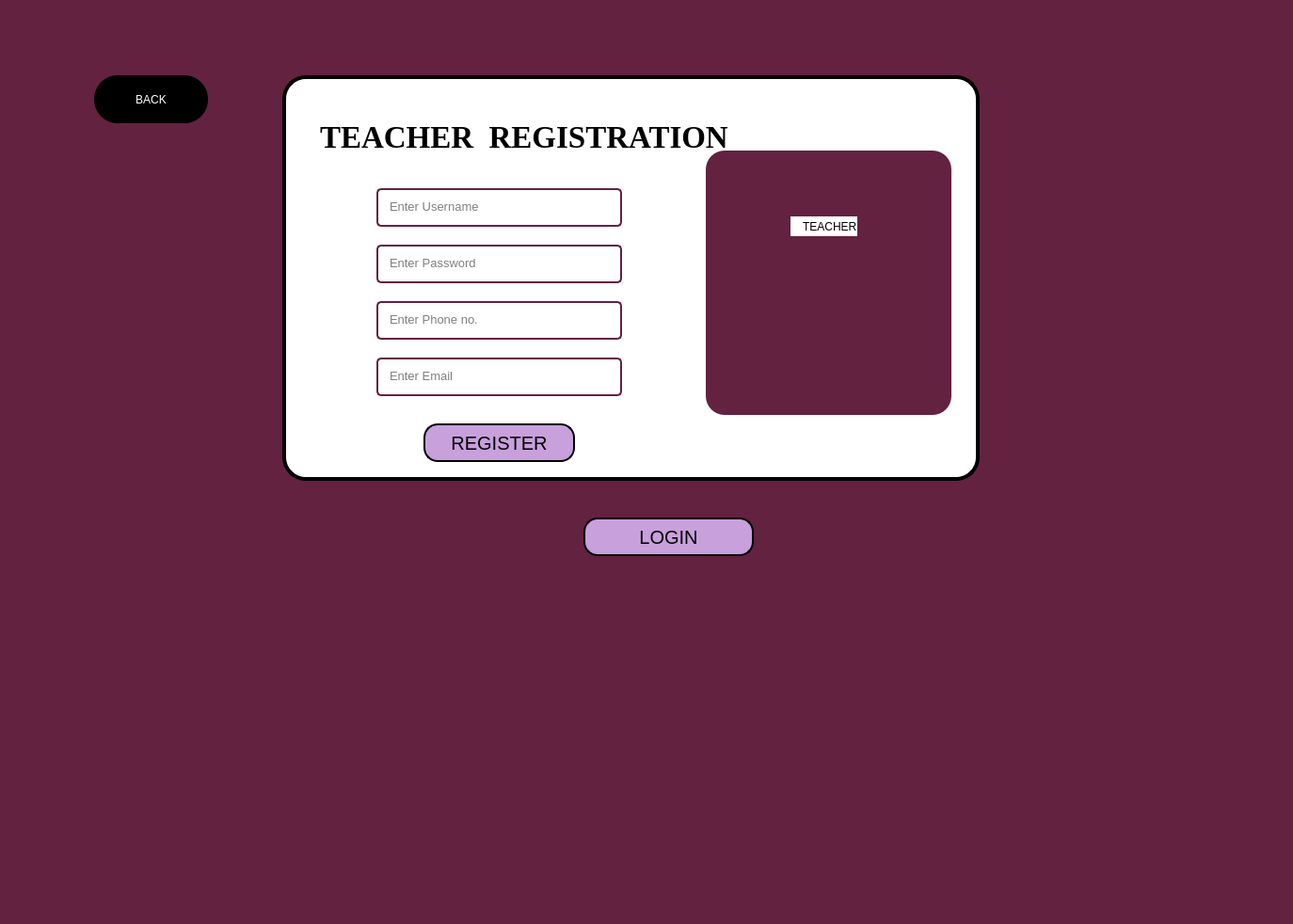
<?xml version="1.0" encoding="UTF-8"?>
<ui version="4.0">
 <class>MainWindow</class>
 <widget class="QMainWindow" name="MainWindow">
  <property name="geometry">
   <rect>
    <x>0</x>
    <y>0</y>
    <width>1374</width>
    <height>982</height>
   </rect>
  </property>
  <property name="windowTitle">
   <string>Form</string>
  </property>
  <property name="styleSheet">
   <string notr="true">background-color:rgb(99,34,64);</string>
  </property>
  <widget class="QWidget" name="widget">
   <property name="styleSheet">
    <string notr="true">background-color: rgb(99, 34, 64);
border-radius:20px;</string>
   </property>
   <widget class="QLineEdit" name="lineEdit">
    <property name="geometry">
     <rect>
      <x>400</x>
      <y>200</y>
      <width>261</width>
      <height>41</height>
     </rect>
    </property>
    <property name="font">
     <font>
      <pointsize>10</pointsize>
     </font>
    </property>
    <property name="styleSheet">
     <string notr="true">background-color: rgb(255,255,255);
border-radius:5px;
padding-left:10px;
border:1.5px solid rgba(0,0,0);
border-color: rgb(99, 34, 64);
padding-bottom:3px</string>
    </property>
    <property name="placeholderText">
     <string>Enter Username</string>
    </property>
   </widget>
   <widget class="QLineEdit" name="lineEdit_2">
    <property name="geometry">
     <rect>
      <x>400</x>
      <y>260</y>
      <width>261</width>
      <height>41</height>
     </rect>
    </property>
    <property name="font">
     <font>
      <pointsize>10</pointsize>
     </font>
    </property>
    <property name="styleSheet">
     <string notr="true">background-color: rgb(255, 255, 255);
color: rgb(0,0,0);
border-radius:5px;
padding-left:10px;
border:1.5px solid rgba(0,0,0);
border-color: rgb(99, 34, 64);
padding-bottom:3px</string>
    </property>
    <property name="echoMode">
     <enum>QLineEdit::Password</enum>
    </property>
    <property name="placeholderText">
     <string>Enter Password</string>
    </property>
   </widget>
   <widget class="QLabel" name="label">
    <property name="geometry">
     <rect>
      <x>300</x>
      <y>80</y>
      <width>741</width>
      <height>431</height>
     </rect>
    </property>
    <property name="styleSheet">
     <string notr="true">background-color: rgb(255, 255, 255);
border-radius:25px;
border: 3.5px solid black; 
</string>
    </property>
    <property name="text">
     <string/>
    </property>
   </widget>
   <widget class="QLabel" name="label_3">
    <property name="geometry">
     <rect>
      <x>340</x>
      <y>120</y>
      <width>451</width>
      <height>51</height>
     </rect>
    </property>
    <property name="font">
     <font>
      <family>Times New Roman</family>
      <pointsize>25</pointsize>
      <weight>75</weight>
      <bold>true</bold>
     </font>
    </property>
    <property name="styleSheet">
     <string notr="true">background-color: rgb(255, 255, 255);</string>
    </property>
    <property name="text">
     <string>TEACHER  REGISTRATION</string>
    </property>
   </widget>
   <widget class="QLineEdit" name="lineEdit_5">
    <property name="geometry">
     <rect>
      <x>400</x>
      <y>320</y>
      <width>261</width>
      <height>41</height>
     </rect>
    </property>
    <property name="font">
     <font>
      <pointsize>10</pointsize>
     </font>
    </property>
    <property name="styleSheet">
     <string notr="true">background-color: rgb(255,255,255);
border-radius:5px;
padding-left:10px;
border:1.5px solid rgba(0,0,0);
border-color: rgb(99, 34, 64);
padding-bottom:3px</string>
    </property>
    <property name="placeholderText">
     <string>Enter Phone no.</string>
    </property>
   </widget>
   <widget class="QLineEdit" name="lineEdit_6">
    <property name="geometry">
     <rect>
      <x>400</x>
      <y>380</y>
      <width>261</width>
      <height>41</height>
     </rect>
    </property>
    <property name="font">
     <font>
      <pointsize>10</pointsize>
     </font>
    </property>
    <property name="styleSheet">
     <string notr="true">background-color: rgb(255,255,255);
border-radius:5px;
padding-left:10px;
border:1.5px solid rgba(0,0,0);
border-color: rgb(99, 34, 64);
padding-bottom:3px</string>
    </property>
    <property name="placeholderText">
     <string>Enter Email</string>
    </property>
   </widget>
   <widget class="QPushButton" name="pushButton">
    <property name="geometry">
     <rect>
      <x>620</x>
      <y>550</y>
      <width>181</width>
      <height>41</height>
     </rect>
    </property>
    <property name="font">
     <font>
      <family>MS Shell Dlg 2</family>
      <pointsize>15</pointsize>
      <weight>9</weight>
      <italic>false</italic>
      <bold>false</bold>
     </font>
    </property>
    <property name="styleSheet">
     <string notr="true">QPushButton{
background-color:rgb(200, 160, 220);
    color:black;
border-radius:8px;

font: 75 15pt &quot;MS Shell Dlg 2&quot;;

border-radius:15px;
border: 1.5px solid black; 
}

QPushButton:pressed{
background-color: rgb(87, 58, 255);
}</string>
    </property>
    <property name="text">
     <string>LOGIN</string>
    </property>
   </widget>
   <widget class="QLabel" name="label_5">
    <property name="geometry">
     <rect>
      <x>750</x>
      <y>160</y>
      <width>261</width>
      <height>281</height>
     </rect>
    </property>
    <property name="text">
     <string/>
    </property>
    <property name="pixmap">
     <pixmap>../../studentregis2.jpg</pixmap>
    </property>
   </widget>
   <widget class="QLabel" name="label_2">
    <property name="geometry">
     <rect>
      <x>-20</x>
      <y>0</y>
      <width>1391</width>
      <height>801</height>
     </rect>
    </property>
    <property name="text">
     <string/>
    </property>
    <property name="pixmap">
     <pixmap>../../WhatsApp Image 2024-03-22 at 2.19.38 AM.jpeg</pixmap>
    </property>
    <property name="scaledContents">
     <bool>true</bool>
    </property>
   </widget>
   <widget class="QPushButton" name="r2">
    <property name="geometry">
     <rect>
      <x>450</x>
      <y>450</y>
      <width>161</width>
      <height>41</height>
     </rect>
    </property>
    <property name="font">
     <font>
      <family>MS Shell Dlg 2</family>
      <pointsize>15</pointsize>
      <weight>9</weight>
      <italic>false</italic>
      <bold>false</bold>
     </font>
    </property>
    <property name="styleSheet">
     <string notr="true">QPushButton#r2{
background-color:rgb(200, 160, 220);
    color:black;
border-radius:8px;

font: 75 15pt &quot;MS Shell Dlg 2&quot;;

border-radius:15px;
border: 1.5px solid black; 
}

QPushButton#r2:pressed{
background-color: rgb(87, 58, 255);
}</string>
    </property>
    <property name="text">
     <string>REGISTER</string>
    </property>
   </widget>
   <widget class="QPushButton" name="pushButton_2">
    <property name="geometry">
     <rect>
      <x>100</x>
      <y>80</y>
      <width>121</width>
      <height>51</height>
     </rect>
    </property>
    <property name="styleSheet">
     <string notr="true">QPushButton{
background-color: rgb(0, 0, 0);
font: 63 17pt &quot;Segoe UI Variable Small Semibol&quot;;
border-radius: 25px;
color:white;
}
QPushButton:pressed{

background-color: rgb(209, 199, 199);
}</string>
    </property>
    <property name="text">
     <string>BACK</string>
    </property>
   </widget>
   <widget class="QLabel" name="label_4">
    <property name="geometry">
     <rect>
      <x>840</x>
      <y>230</y>
      <width>71</width>
      <height>21</height>
     </rect>
    </property>
    <property name="styleSheet">
     <string notr="true">background-color: rgb(255, 255, 255);
font: 75 10pt &quot;Palatino Linotype&quot;;</string>
    </property>
    <property name="text">
     <string>    TEACHER</string>
    </property>
   </widget>
   <zorder>label_2</zorder>
   <zorder>label</zorder>
   <zorder>lineEdit_2</zorder>
   <zorder>lineEdit</zorder>
   <zorder>label_3</zorder>
   <zorder>lineEdit_5</zorder>
   <zorder>lineEdit_6</zorder>
   <zorder>pushButton</zorder>
   <zorder>label_5</zorder>
   <zorder>r2</zorder>
   <zorder>pushButton_2</zorder>
   <zorder>label_4</zorder>
  </widget>
 </widget>
 <resources/>
 <connections/>
</ui>
